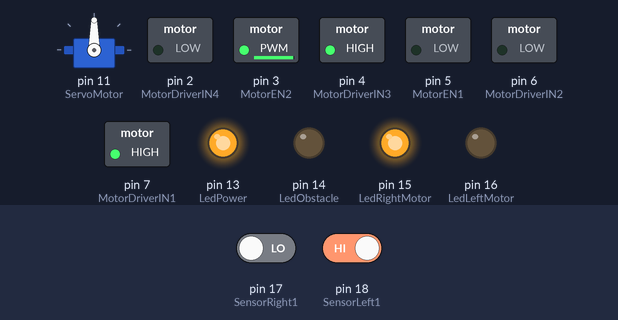
Bench run of a sketch on a simulated Arduino Mega 2560, built with avr-gcc and run on an emulated ATmega2560. Shown: servo, switched loads named in the sketch (green lamp = pin HIGH), output pins drawn as LEDs (lit = HIGH). Inputs (shaded band) come from the test bench; at power-on: pin 17 (SensorRight1) LOW, pin 18 (SensorLeft1) HIGH.

Above: at 1.2 s.
1.3 s: pin 17 (SensorRight1) driven HIGH
At 1.6 s:
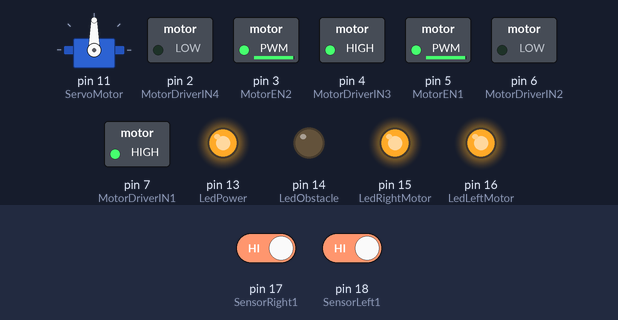
2.8 s: pin 18 (SensorLeft1) driven LOW
At 3.9 s:
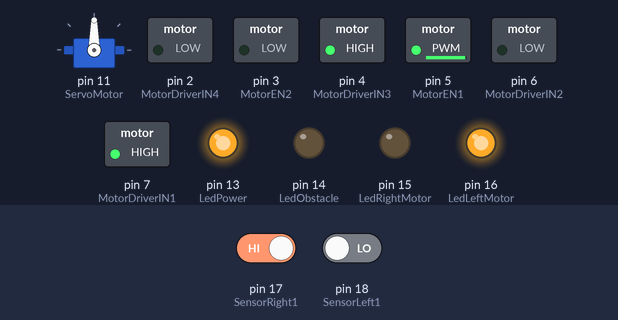
4.3 s: pin 18 (SensorLeft1) driven HIGH
At 5.0 s:
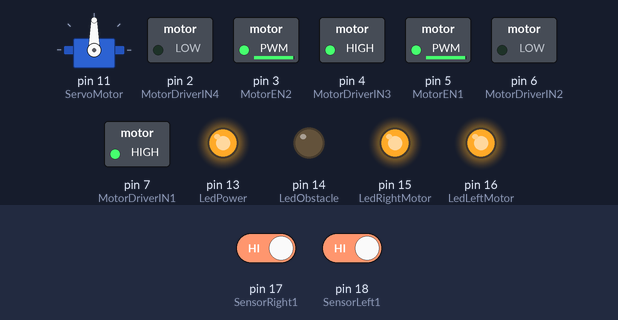
Timing chart, 0 to 7.3 s (numbered marks = the images above; inputs shaded):
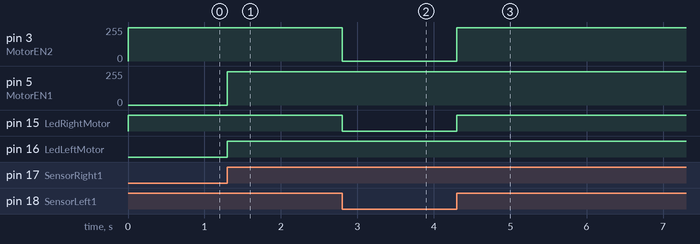

Measured:
- after the input at 1.3 s, pin 5 (MotorEN1): 0/255 → 250/255 at once; pin 16 (LedLeftMotor): LOW → HIGH at once
- after the input at 2.8 s, pin 3 (MotorEN2): 250/255 → 0/255 at once; pin 15 (LedRightMotor): HIGH → LOW at once
- after the input at 4.3 s, pin 3 (MotorEN2): 0/255 → 250/255 at once; pin 15 (LedRightMotor): LOW → HIGH at once

The sketch:

PICTO92.ino
```cpp
// (licence header left out)
//------------------------------------------------------------------------- INCLUDES -----------------------------------------------------------------------------------

#include<Servo.h>                      //Use this library to control the servo motor

//------------------------------------------------------------------------- INSTANCES -----------------------------------------------------------------------------------

Servo myServo;

#define MotorDriverIN1 7    //  | This pin is used to control the direction of the first Motor
#define MotorDriverIN2 6    //  | This pin is used to control the direction of the first Motor
#define MotorEN1 5          //  | This pin is used to Enable or disable the rotation of the first Motor
#define MotorEN2 3          //  | This pin is used to Enable or disable the rotation of the second Motor
#define MotorDriverIN3 4    //  | This pin is used to control the direction of the second Motor
#define MotorDriverIN4 2    //  | This pin is used to control the direction of the second Motor
#define SensorLeft1 18      //  | This pin is used to Read the digital signal from the first Left IR sensor
#define SensorLeft2 8       //  | This pin is used to Read the digital signal from the second Left IR sensor
#define SensorRight1 17     //  | This pin is used to Read the digital signal from the first Right IR sensor
#define SensorRight2 9      //  | This pin is used to Read the digital signal from the second Right IR sensor
#define UltrasonicEco 12    //  | We provided this connector if you want to make and obstacle detector robot
#define UltrasonicTrig 10   //  | We provided this connector if you want to make and obstacle detector robot
#define ServoMotor 11       //  | We provided this connector if you want to make and obstacle detector robot
#define LedPower 13         //  | This pin is used to control the LED power
#define LedObstacle 14      //  | This pin is used to control the LED for Obstacle detection
#define LedRightMotor 15    //  | This pin is used to control the LED that indicates the Right motor rotation
#define LedLeftMotor 16     //  | This pin is used to control the LED that indicates the Left motor rotation

//------------------------------------------------------------------ STARTING THE SETUP FUNCTION -----------------------------------------------------------------------
void setup()
{
                                      //************************************* I/O pins configuration **************************************************
  pinMode(MotorDriverIN1,OUTPUT);
  pinMode(MotorDriverIN2,OUTPUT);
  pinMode(MotorEN1,OUTPUT);
  pinMode(MotorEN2,OUTPUT);
  pinMode(MotorDriverIN3,OUTPUT);
  pinMode(MotorDriverIN4,OUTPUT);
  pinMode(ServoMotor,OUTPUT);

  pinMode(SensorLeft1,INPUT);
  pinMode(SensorLeft2,INPUT);
  pinMode(SensorRight1,INPUT);
  pinMode(SensorRight2,INPUT);
  pinMode(UltrasonicEco,INPUT);
  pinMode(UltrasonicTrig,OUTPUT);

  pinMode(LedPower,OUTPUT);
  pinMode(LedRightMotor,OUTPUT);
  pinMode(LedLeftMotor,OUTPUT);
  pinMode(LedObstacle,OUTPUT);

  myServo.attach(11);
                                    //**************************** Output pins initial value pins configuration ***************************************
  digitalWrite(MotorEN1,LOW);
  digitalWrite(MotorEN2,LOW);
  digitalWrite(MotorDriverIN1,HIGH);
  digitalWrite(MotorDriverIN2,LOW);
  digitalWrite(MotorDriverIN3,HIGH);
  digitalWrite(MotorDriverIN4,LOW);

  digitalWrite(LedPower,HIGH);
  digitalWrite(LedRightMotor,LOW);
  digitalWrite(LedLeftMotor,LOW);
  digitalWrite(LedObstacle,LOW);

  myServo.write(90);
}
//------------------------------------------------------------------- ENDING THE SETUP FUNCTION -----------------------------------------------------------------------

//------------------------------------------------------------------- STARTING THE LOOP FUNCTION ----------------------------------------------------------------------

void loop()
{
  if((digitalRead(SensorLeft1)==LOW && digitalRead(SensorLeft1)==LOW) && (digitalRead(SensorRight1)==HIGH || digitalRead(SensorRight2)==HIGH))
  {
    motorDrive("leftMotor","forward","fast");
    motorDrive("rightMotor","stop","slow");
  }
  if((digitalRead(SensorRight1)==LOW && digitalRead(SensorRight1)==LOW) && (digitalRead(SensorLeft1)==HIGH || digitalRead(SensorLeft1)==HIGH))
  {
    motorDrive("rightMotor","forward","fast");
    motorDrive("leftMotor","stop","slow");
  }
  if(digitalRead(SensorRight1)==LOW && digitalRead(SensorLeft1)==LOW && digitalRead(SensorRight2)==LOW && digitalRead(SensorLeft2)==LOW)
  {
    motorDrive("rightMotor","stop","fast");
    motorDrive("leftMotor","stop","fast");
  }
  if(digitalRead(SensorRight1)==HIGH && digitalRead(SensorLeft1)==HIGH)
  {
    motorDrive("rightMotor","forward","fast");
    motorDrive("leftMotor","forward","fast");
  }
}

//------------------------------------------------------------------- ENDING THE LOOP FUNCTION ------------------------------------------------------------------------------

//------------------------------------------------------------------- STARTING THE motorDrive FUNCTION ----------------------------------------------------------------------
/* This function will help you to drive your DC motors using L293D H-bridge IC.
 * The function takes three arguments:
 * - motor: which can be leftMotor or rightMotor
 * - commande: to indicate the movement (you can selecte a forward movement; backward movement or stop)
 * - Speed: to set the motor speed (you can choose fast or slow speed)
 */
void motorDrive(String motor, String commande, String Speed)
{
  int drivePinEn=0;
  int drivePinIN1=0;
  int drivePinIN2=0;
  int LedPin=0;
  int motorSpeed;

  if(motor=="leftMotor")
  {
    drivePinEn=MotorEN1;
    drivePinIN1=MotorDriverIN1;
    drivePinIN2=MotorDriverIN2;
    LedPin=LedLeftMotor;
  }
  if(motor=="rightMotor")
  {
    drivePinEn=MotorEN2;
    drivePinIN1=MotorDriverIN3;
    drivePinIN2=MotorDriverIN4;
    LedPin=LedRightMotor;
  }
  if(Speed=="fast")
  {
    motorSpeed=250;
  }
  else
  {
    motorSpeed=100;
  }
  if(commande=="forward")
  {
    analogWrite(drivePinEn,250);
    digitalWrite(drivePinIN1,HIGH);
    digitalWrite(drivePinIN2,LOW);
    digitalWrite(LedPin,HIGH);
  }
  if(commande=="backward")
  {
    analogWrite(drivePinEn,motorSpeed);
    digitalWrite(drivePinIN1,LOW);
    digitalWrite(drivePinIN2,HIGH);
    digitalWrite(LedPin,HIGH);
  }
  if(commande=="stop")
  {
    digitalWrite(drivePinEn,LOW);
    digitalWrite(LedPin,LOW);
  }
}
//------------------------------------------------------------------- ENDING THE motorDrive FUNCTION ------------------------------------------------------------------------------
```
